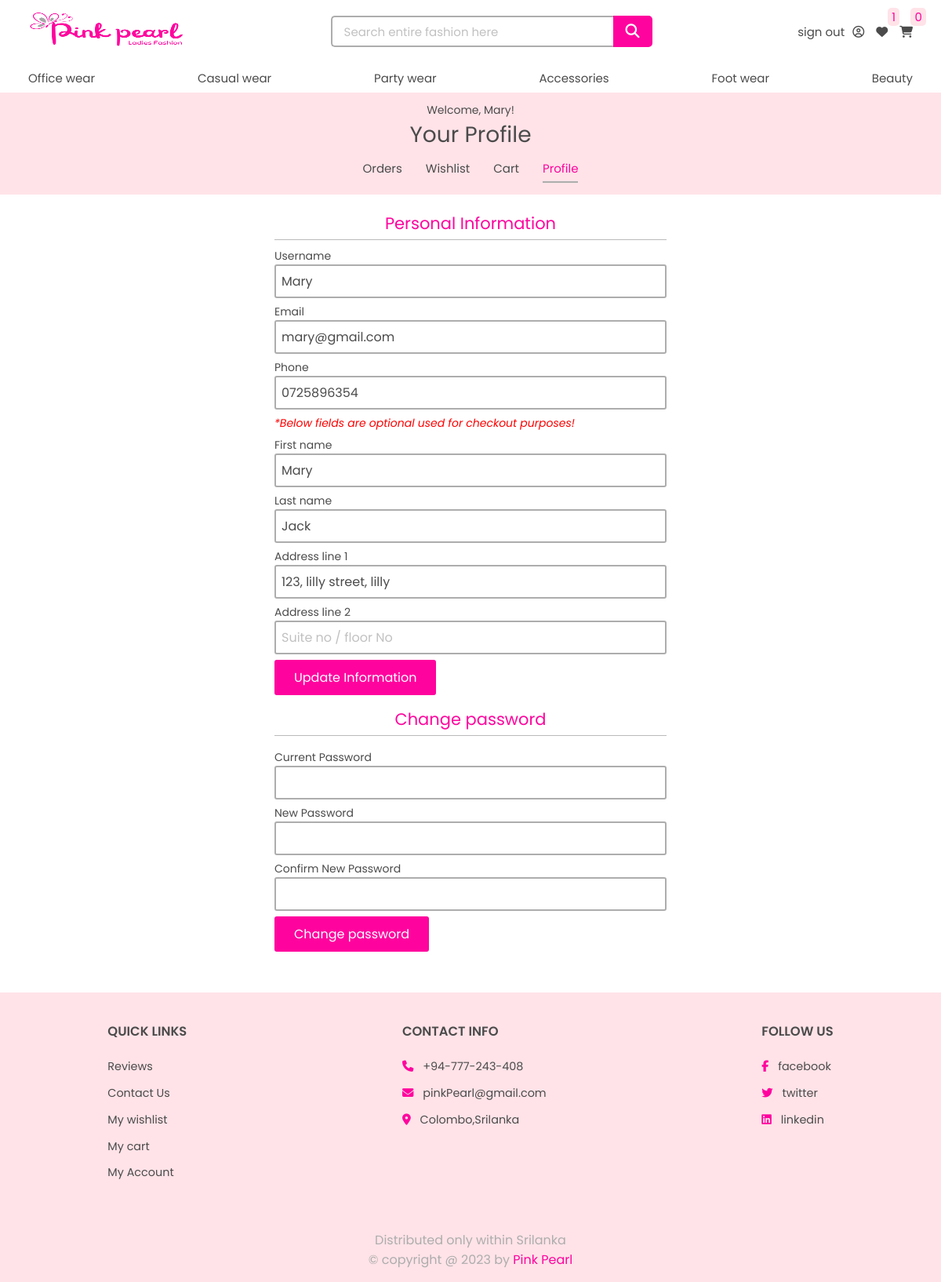
The page /myaccount/profile.php (signed in) on the database its author committed.
### tables this page shows
CREATE TABLE `main_category` (
  `main_category_id` int(11) NOT NULL,
  `category_name` varchar(255) NOT NULL,
  `description` varchar(100) NOT NULL,
  `image_url` varchar(255) NOT NULL
);

CREATE TABLE `users` (
  `user_id` int(11) NOT NULL,
  `username` varchar(50) NOT NULL,
  `first_name` varchar(100) NOT NULL,
  `last_name` varchar(100) NOT NULL,
  `phone` varchar(15) NOT NULL,
  `address_line1` text NOT NULL,
  `address_line2` text NOT NULL,
  `email` varchar(100) NOT NULL,
  `password` char(255) NOT NULL,
  `reg_date` date NOT NULL DEFAULT current_timestamp(),
  `user_type` varchar(50) NOT NULL
);

### myaccount/profile.php (the view, shortened to what this page needs)
<?php
    include('../main-header/header.php');
    $userSql = "select * from users where user_id = " . $_SESSION['user_id'];
    $result = mysqli_query($connection, $userSql);
    $user = mysqli_fetch_assoc($result);
    $username = $user['username'];
    $email = $user['email'];
    $phone = $user['phone'];
    $fname= $user['first_name'];
    $lname = $user['last_name'];
    $address1 = $user['address_line1'];
    $address2  = $user['address_line2'];
    $curpassError = $newpassError = $confirmpassError = $curpass = $newpass = $confirmpass = "";
?>
<!DOCTYPE html>
<html lang="en">
<head>
    <link rel="stylesheet" href="style.css">
    <link rel="stylesheet" href="../shop/style.css">
</head>
<body>
    <div class="myaccount">
        <div class="header">
            <p>Welcome, <?php echo getUserName($connection); ?>!</p>
            <h1>Your Profile</h1>
            <div class="options">
                <span><a href="orders.php">Orders</a></span>
                <span><a href="wishlist.php">Wishlist</a></span>
                <span><a href="cart.php">Cart</a></span>
                <span><a href="profile.php" class="active">Profile</a></span>
            </div>
        </div>
        <form action="profile.php" method="post">
            <h2 style="padding:5px 0;border-bottom:1px solid rgb(186, 186, 186);margin-bottom:10px;">Personal Information</h2>
            <div class="input-box">
                <label for="username">Username</label><br>
                <input type="text" id="username" name="username" value="<?php echo $username; ?>">
            </div>
            <div class="input-box">
                <label for="email">Email</label><br>
                <input type="email" id="email" name="email"  value="<?php echo $email; ?>" placeholder="Eg. example@gmail.com">
            </div>
            <div class="input-box">
                <label for="phone">Phone</label><br>
                <input type="text" id="phone" name="phone" value="<?php echo $phone; ?>" placeholder="Eg. 07xxxxxxxx">
            </div>
            <p style="color: red;font-style:italic;">*Below fields are optional used for checkout purposes!</p>
            <div class="input-box">
                <label for="fname">First name</label><br>
                <input type="text" id="fname" name="fname" value="<?php echo $fname; ?>" placeholder="Eg. John">
            </div>
            <div class="input-box">
                <label for="lname">Last name</label><br>
                <input type="text" id="lname" name="lname" value="<?php echo $lname; ?>" placeholder="Eg. Smith">
            </div>
            <div class="input-box">
                    <label for="">Address line 1</label>
                    <input type="text" placeholder="House No, Street No, Area" name="address1" value="<?php echo $address1; ?>">
            </div>
            <div class="input-box">
                <label for="">Address line 2</label>
                <input type="text" placeholder="Suite no / floor No " name="address2"  value="<?php echo $address2; ?>">
            </div>
            <button type="submit" name="update">Update Information</button>
        </form>
        <h2 style="padding:5px 0;border-bottom:1px solid rgb(186, 186, 186);margin:10px 0;width:100%;max-width:500px;cursor:pointer;">Change password</h2>
        <form action="profile.php" method="post">
            <div class="input-box">
                <label>Current Password</label><br>
                <input type="password" name="curpass" value="<?php echo $curpass; ?>"><br>
            </div>
            <div class="input-box">
                <label>New Password</label><br>
                <input type="password" name="newpass" value="<?php echo $newpass; ?>" ><br>
            </div>
            <div class="input-box">
                <label>Confirm New Password</label><br>
                <input type="password" name="confirm" value="<?php echo $confirmpass; ?>" ><br>
            </div>
            <button type="submit" name="change-pass">Change password</button>
        </form>
    </div>
    <?php include('../shop/footer.php') ?>
</body>
</html>
<?php
    function getUserName($connection) {
        $query = 'select username from users where user_id = ' . $_SESSION['user_id'];
        $result = mysqli_query($connection, $query);
        $name = mysqli_fetch_assoc($result)['username'];
        return $name;
    }
?>

### main-header/header.php (shortened to what this page needs)
<?php
    include('../database/dbconnection.php');
    $no_of_wishlist_items = 0;
    $no_of_cart_items = 0;
    if (isset($_SESSION['isLogged']) && $_SESSION['isLogged']) {
        $no_of_wishlist_items = getNoOfWishlistItems($connection, $_SESSION['user_id']);
        $no_of_cart_items = getNoOfCartItems($connection, $_SESSION['user_id']);
    }
    $main_category_res = mysqli_query($connection, "SELECT * FROM main_category")
                    or die('Category query failed');
    $main_categories = mysqli_fetch_all($main_category_res, MYSQLI_ASSOC);
?>
<!DOCTYPE html>
<html lang="en">
<head>
    <link rel="stylesheet" href="../index.css">
    <link rel="stylesheet" href="../../Ladies-fashion-full-stack-website//main-header//header.css">
</head>
<body>
    <header>
        <div class="top-header">
            <div class="logo"><a href="../shop/index.php"><img src="../uploadedImages/logo.png" alt="Pink-pearl-logo"></a></div>
            <form class="search laptop-setup " action="../main-header/header.php" method='post'>
                <input type="text" placeholder="Search entire fashion here" name='search-word'><button type="submit" name="search"><i class="fa fa-search" aria-hidden="true"></i></button>
            </form>
            <div class="top-header-right">
                <?php
                    if (isset($_SESSION['isLogged']) && $_SESSION['isLogged']) {
                        echo "<span class='user laptop-setup'>" .
                                 "<a href='../account/logout.php'>sign out</a><a href='../myaccount/orders.php'><i class='fa fa-user-circle-o' aria-hidden='true'></i></a>" .
                             "</span>";
                    }
                    else {
                        echo "<span class='laptop-setup'><a href='../account/login.php'>Sign in  </a> / <a href='../account/register.php'>Sign up</a></span>";
                    }
                ?>
                <span><a href="../myaccount/wishlist.php"><i class="fa fa-heart" aria-hidden="true"></i></a><span><?php echo $no_of_wishlist_items; ?></span></span>
                <span><a href="../myaccount/cart.php"><i class="fa fa-shopping-cart" aria-hidden="true"></i></a><span><?php echo $no_of_cart_items; ?></span></span>
            </div>
        </div>
        <div class="bottom-header">
            <ul>
                <?php
                    foreach ($main_categories as $main) {
                        echo "<li><a href='../fashion/fashion.php?main=" . $main['main_category_id'] . "'>" . $main['category_name'] . "</a> </li>";
                    }
                ?>
            </ul>
        </div>
    </header>
</body>
</html>
<?php
    function getNoOfWishlistItems($connection, $id) {
        $sql = "select * from wishlist where user_id=" . $id ;
        $result = mysqli_query($connection, $sql);
        $noOfItems = mysqli_num_rows($result);
        return $noOfItems;
    }
    function getNoOfCartItems($connection, $id) {
        $sql = "select sum(quantity) as sum from shopping_cart where user_id=" . $id ;
        $result = mysqli_query($connection, $sql);
        $noOfItems = mysqli_fetch_assoc($result)['sum'];
        return 0;
    }
?>

### index.css (style rules this page uses)
* { margin: 0;padding: 0; box-sizing: border-box; font-family: 'Poppins', sans-serif; font-weight: 400; text-decoration: none; list-style-type: none; color: var(--black); outline: none; }
:root { --white: white; --black: rgb(75, 75, 75); --grey: rgb(173, 173, 173); --lightpink: rgb(255, 227, 232); --pink: #FF039E; }
button, .button { padding: 10px 25px; background-color: var(--pink); font-size: 20px; border: none; color: var(--white); cursor: pointer; transition: 0.3s; border-radius: 3px; display: flex; align-items: center; justify-content: center; gap: 10px; }
button i { color: var(--white); }

### main-header/header.css (style rules this page uses)
header { height: 15vh; position: fixed; width: 100%; z-index: 1000; }
.top-header { height: 10vh; padding: 1% 8%; display: flex; align-items: center; justify-content: space-between; background-color: var(--white); }
.top-header .logo img { width: 200px; height: 47px; }
.top-header .search { width: 400px; height: 100%; display: flex; align-items: center; justify-content: center; }
.top-header .search input { padding: 8px 50px 8px 15px; width: 360px; height: 40px; border-radius: 5px 0 0 5px; border: 2px solid var(--grey); border-right: none; font-size: 15px; }
.top-header .search button { height: 40px; width: 40px; display: flex; align-items: center; justify-content: center; border-radius: 0 5px 5px 0; font-size: 18px; color: var(--white); }
.top-header .top-header-right { height: 100%; display: flex; align-items: center; gap: 15px; }
.top-header .top-header-right > span { position: relative; }
.top-header .top-header-right span span { color: var(--pink); background-color: var(--lightpink); position: absolute; top: -80%; padding: 0px 5px; right: -100%; font-size: 15px; border-radius: 5px; }
.top-header .top-header-right .user i { margin-left: 10px; }
.bottom-header { height: 5vh; padding: 0 8%; background-color: var(--white); border-bottom: 2px solid var(--lightpink); }
.bottom-header ul { height: 100%; display: flex; align-items: center; justify-content: space-between; width: 100%; }
header a { font-size: 15px; }
header a, header i { transition: 0.3s; cursor: pointer; }
@media all and (max-width:1200px) { .top-header, .bottom-header { padding: 1% 3%; } }

### myaccount/style.css (style rules this page uses)
.myaccount { min-height: 100vh; width: 100%; padding: 15vh 0 20px; display: flex; align-items: center; justify-content: flex-start; flex-direction: column; }
button { font-size: 16px; }
.myaccount .header { background-color: var(--lightpink); width: 100%; padding: 10px 0; }
.myaccount .header h1, .myaccount .header p { width:100%; text-align: center; }
.myaccount .options { font-size: 15px; margin: 5px 0; display: flex; justify-content: center; gap: 30px; }
.myaccount .options span a { display: inline-block; padding: 5px 0; transition: 0.3s; }
.myaccount .options span a.active { color: var(--pink); border-bottom: 2px solid var(--grey); }
input::placeholder { color: rgb(193, 193, 193); }
.myaccount form { width: 100%; max-width: 500px; }
.myaccount form .input-box { width: 100%; margin: 7px 0; }
.myaccount form .input-box input, .myaccount form .input-box textarea, .checkout-wrapper form .row .input-box input, .checkout-wrapper form .row .input-box select { width: 100%; padding: 7px; border-radius: 3px; border: 2px solid var(--grey); font-size: 16px; }

### shop/style.css (style rules this page uses)
html { font-size: 100%; scroll-padding-top: 18vh; }
body { background-color: var(--white); font-size: 14px; }
h2 { text-align: center; color: var(--pink); margin-top: 1rem; margin-bottom: 1.3rem; }

### rows shown on the page
main_category: category_name "Office wear"
main_category: category_name "Casual wear"
main_category: category_name "Party wear"
main_category: category_name "Accessories"
main_category: category_name "Foot wear"
main_category: category_name "Beauty"
users: username "Mary", email "mary@gmail.com", phone "0725896354", fname "Mary", lname "Jack", address1 "123, lilly street, lilly"

### other values the page prints
$no_of_wishlist_items "1"
$no_of_cart_items "0"
